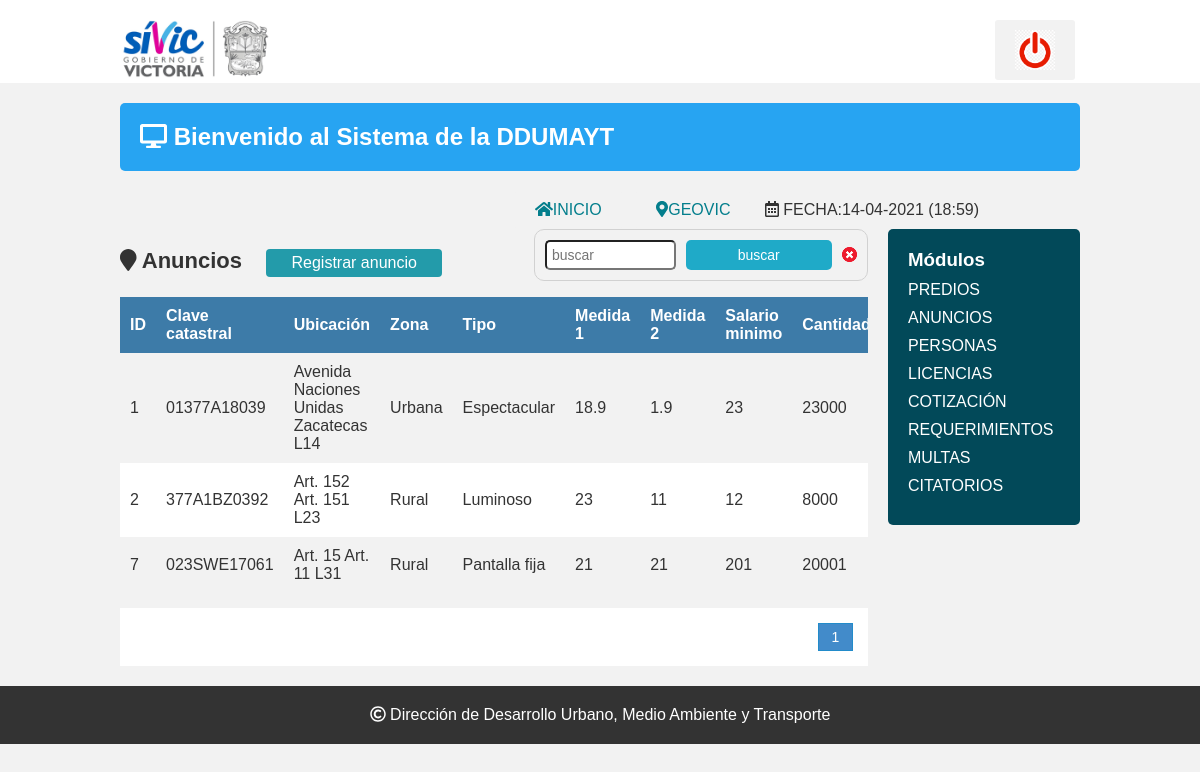
The page /Sistema/buscar_anuncio.php?busqueda=1 on the database its author committed.
### tables this page shows
CREATE TABLE `anuncios` (
  `id_anuncio` int(11) NOT NULL,
  `clave_catastral` varchar(31) NOT NULL,
  `ubicacion` varchar(255) NOT NULL,
  `zona` varchar(20) NOT NULL,
  `tipo_anuncio` varchar(50) NOT NULL,
  `medida1` double NOT NULL,
  `medida2` double NOT NULL,
  `salarios_minimo` double NOT NULL,
  `cantidad` double NOT NULL
);

### Sistema/buscar_anuncio.php (the view, shortened to what this page needs)
<?php
include "conexion.php";
?>
<!DOCTYPE html>
<html lang="en">
<head>
	<?php include "includes/scripts.php"; ?>
</head>
<body>
<?php include "includes/header.php"; ?>
	<section class="main">
<?php include "includes/wrapp.php"; ?>
			<div class="articulo">
				<?php
					$busqueda= strtolower($_REQUEST['busqueda']);
				?>
				<H1><i class="fa fa-map-marker" aria-hidden="true"></i> Anuncios</H1>
                <a href="registro_anuncio.php" class="btn_new">Registrar anuncio</a>
                <form action="buscar_anuncio.php" method="get" class="form_search">
                	<input type="text" name="busqueda" id="busqueda" placeholder="buscar">
                    <input type="submit" value="buscar" class="btn_search">
                    <a href="lista_anuncio.php"><img src="img/cerrar.png" class="btn_delete" style="margin-top:7px; margin-left:10px"></a>
                </form>
                <div  style="overflow: auto" width="50%">
                <table>
                	<tr>
                    	<th>ID</th>
                        <th>Clave catastral</th>
                        <th>Ubicación</th>
                        <th>Zona</th>
                        <th>Tipo</th>
                        <th>Medida 1</th>
                        <th>Medida 2</th>
                        <th>Salario minimo</th>
                        <th>Cantidad</th>
                    </tr>
                    <?php
					$sql_registe=mysqli_query($conection,"select count(*) as total_registro from anuncios");
					$result_register=mysqli_fetch_array($sql_registe);
					$total_registro=$result_register['total_registro'];
					$por_pagina=5;
					if(empty($_GET['pagina'])){
						$pagina=1;
					}else{
						$pagina= $_GET['pagina'];
					}
					$desde=($pagina-1)*$por_pagina;
					$total_paginas= ceil($total_registro/$por_pagina);
					$query= mysqli_query($conection,"SELECT id_anuncio, clave_catastral, ubicacion, zona, tipo_anuncio, medida1, medida2, salarios_minimo, cantidad FROM anuncios WHERE (
						id_anuncio like '%$busqueda%' or
						clave_catastral like '%$busqueda%' or
						ubicacion like '%$busqueda%' or
						zona like '%$busqueda%' or
						tipo_anuncio like '%$busqueda%' or
						medida1 like '%$busqueda%' or
						medida2 like '%$busqueda%' or
						salarios_minimo like '%$busqueda%' or
						cantidad like '%$busqueda%'
				)
					order by id_anuncio asc LIMIT $desde,$por_pagina");
					$result=mysqli_num_rows($query);
					if($result>0){
						while ($data= mysqli_fetch_array($query)){
					?>
                    <tr>
                    	<td><?php echo $data['id_anuncio']; ?></td>
                        <td><?php echo $data['clave_catastral']; ?></td>
                        <td><?php echo $data['ubicacion']; ?></td>
                        <td><?php echo $data['zona']; ?></td>
                        <td><?php echo $data['tipo_anuncio']; ?></td>
                        <td><?php echo $data['medida1']; ?></td>
                        <td><?php echo $data['medida2']; ?></td>
                        <td><?php echo $data['salarios_minimo']; ?></td>
                        <td><?php echo $data['cantidad']; ?></td>
                    </tr>
                    <?php
					}
					}
                    ?>
                </table>
                </div>
                <div class="paginador">
                	<ul>
						<?php
						 for ($i=1; $i<=$total_paginas; $i++){
								if($i==$pagina){
									echo '<li class="pageSelect">'.$i.'</li>';
								}else{
									echo '<li><p><a href="?pagina='.$i.'">'.$i.'</a></p></li>';
								 }
							  }
						 ?>
                    </ul>
                </div>
			</div>
		<?php include "includes/aside.php"; ?>
		</div>
	</section>
		<?php include "includes/footer.php"; ?>
</body>
</html>

### Sistema/css/estilos.css (style rules this page uses)
* { -webkit-box-sizing: border-box; -moz-box-sizing: border-box; box-sizing: border-box; margin:0px; padding:0px; }
body { background:#f2f2f2; color:#333; font-family:Arial, helvetica, sans-serif; }
a { text-decoration: none; color:#27a4f2; }
.articulo { float: left; width: 80%; padding:0px 20px 20px 0px; }
ul, ol { list-style:none; }
form { background:#FFF; margin:auto; padding:20px 50px; border:1px solid #d1d1d1; }
input,select { display:block; width:100%; font-size:14px; padding:5px; border:1px solid:#85929e; border-radius:5px; }
.articulo h1 { font-size:22px; display:inline-block; }
.btn_new { display:inline-block; background:#239baa; color:#FFF; padding:5px 25px; border-radius:4px; margin:20px; }
table { border-collapse:collapse; font-size:12pt; width:100%; }
table th { text-align:left; padding:10px; background:#3d7ba8; color:#FFF; }
table tr:nth-child(odd) { background:#FFF; }
table td { padding:10px; }
.articulo h1 { text-align:center; }
.paginador ul { padding:15px; list-style:none; background:#FFF; margin-top:15px; display:-webkit-flex; display:-moz-flex; display:-ms-flex; display:-o-flex; display:flex; justify-content: flex-end; }
.paginador a, .pageSelect { color:#428bca; border:1px solid #ddd; padding:5px; display:inline-block; font-size:14px; text-align:center; width:35px; }
.pageSelect { color:#FFF; background:#428bca; border:1px solid #228bca; }
.form_search { display:-webkit-flex; display:-moz-flex; display:-ms-flex; display:-o-flex; display:flex; float:right; background:initial; padding:10px; border-radius:10px; }
.form_search .btn_search { background:#1faac8; color:#FFF; padding:0 20px; border:0; cursor:pointer; margin-left:10px; }

### rows shown on the page
anuncios: id_anuncio "1", clave_catastral "01377A18039", ubicacion "Avenida Naciones Unidas Zacatecas L14", zona "Urbana", tipo_anuncio "Espectacular", medida1 "18.9", medida2 "1.9", salarios_minimo "23", cantidad "23000"
anuncios: id_anuncio "2", clave_catastral "377A1BZ0392", ubicacion "Art. 152 Art. 151 L23", zona "Rural", tipo_anuncio "Luminoso", medida1 "23", medida2 "11", salarios_minimo "12", cantidad "8000"
anuncios: id_anuncio "7", clave_catastral "023SWE17061", ubicacion "Art. 15 Art. 11 L31", zona "Rural", tipo_anuncio "Pantalla fija", medida1 "21", medida2 "21", salarios_minimo "201", cantidad "20001"

### other values the page prints
$date "14-04-2021 (18:59)"
